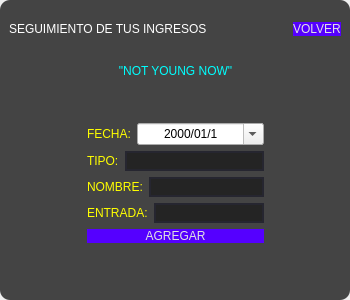
<?xml version="1.0" encoding="UTF-8"?>
<ui version="4.0">
 <class>MainWindow</class>
 <widget class="QMainWindow" name="MainWindow">
  <property name="geometry">
   <rect>
    <x>0</x>
    <y>0</y>
    <width>350</width>
    <height>300</height>
   </rect>
  </property>
  <property name="minimumSize">
   <size>
    <width>350</width>
    <height>300</height>
   </size>
  </property>
  <property name="maximumSize">
   <size>
    <width>400</width>
    <height>350</height>
   </size>
  </property>
  <property name="windowTitle">
   <string>MainWindow</string>
  </property>
  <widget class="QWidget" name="centralwidget">
   <layout class="QVBoxLayout" name="verticalLayout">
    <property name="leftMargin">
     <number>0</number>
    </property>
    <property name="topMargin">
     <number>0</number>
    </property>
    <property name="rightMargin">
     <number>0</number>
    </property>
    <property name="bottomMargin">
     <number>0</number>
    </property>
    <item>
     <widget class="QFrame" name="frame">
      <property name="styleSheet">
       <string notr="true">QFrame{
	background-color: rgb(68, 68, 68);
	border-radius: 10px;
}</string>
      </property>
      <property name="frameShape">
       <enum>QFrame::StyledPanel</enum>
      </property>
      <property name="frameShadow">
       <enum>QFrame::Raised</enum>
      </property>
      <layout class="QVBoxLayout" name="verticalLayout_2">
       <item>
        <widget class="QFrame" name="frame_superior">
         <property name="minimumSize">
          <size>
           <width>0</width>
           <height>40</height>
          </size>
         </property>
         <property name="maximumSize">
          <size>
           <width>16777215</width>
           <height>40</height>
          </size>
         </property>
         <property name="frameShape">
          <enum>QFrame::StyledPanel</enum>
         </property>
         <property name="frameShadow">
          <enum>QFrame::Raised</enum>
         </property>
         <layout class="QHBoxLayout" name="horizontalLayout">
          <property name="leftMargin">
           <number>0</number>
          </property>
          <property name="topMargin">
           <number>0</number>
          </property>
          <property name="rightMargin">
           <number>0</number>
          </property>
          <property name="bottomMargin">
           <number>0</number>
          </property>
          <item>
           <widget class="QLabel" name="label">
            <property name="styleSheet">
             <string notr="true">font: 63 italic 8pt &quot;Cascadia Mono SemiBold&quot;;
color: rgb(255, 255, 255);</string>
            </property>
            <property name="text">
             <string>SEGUIMIENTO DE TUS INGRESOS</string>
            </property>
           </widget>
          </item>
          <item>
           <spacer name="horizontalSpacer">
            <property name="orientation">
             <enum>Qt::Horizontal</enum>
            </property>
            <property name="sizeHint" stdset="0">
             <size>
              <width>43</width>
              <height>20</height>
             </size>
            </property>
           </spacer>
          </item>
          <item>
           <widget class="QPushButton" name="btnvolver">
            <property name="styleSheet">
             <string notr="true">QPushButton {
  padding: 0.5em 1.7em;
  margin: 0 0.1em 0.1em 0;
  border: 0.16em solid rgba(255, 255, 255, 0);
  background-color: rgb(85, 0, 255);
  border-radius: 15px;
  font-weight: 300;
  color: rgb(226, 226, 226);
  text-align: center;
  font: 63  10pt &quot;Segoe UI Variable Text Semibold&quot;;
}

QPushButton:hover {
	color: rgb(0, 0, 0);
	
	background-color: rgb(226, 226, 226);
	border-color: rgb(255, 255, 0);
}</string>
            </property>
            <property name="text">
             <string>VOLVER</string>
            </property>
           </widget>
          </item>
         </layout>
        </widget>
       </item>
       <item>
        <widget class="QFrame" name="frame_contenido">
         <property name="frameShape">
          <enum>QFrame::StyledPanel</enum>
         </property>
         <property name="frameShadow">
          <enum>QFrame::Raised</enum>
         </property>
         <layout class="QHBoxLayout" name="horizontalLayout_2">
          <property name="leftMargin">
           <number>0</number>
          </property>
          <property name="topMargin">
           <number>0</number>
          </property>
          <property name="rightMargin">
           <number>0</number>
          </property>
          <property name="bottomMargin">
           <number>0</number>
          </property>
          <item>
           <spacer name="horizontalSpacer_3">
            <property name="orientation">
             <enum>Qt::Horizontal</enum>
            </property>
            <property name="sizeHint" stdset="0">
             <size>
              <width>65</width>
              <height>20</height>
             </size>
            </property>
           </spacer>
          </item>
          <item>
           <widget class="QFrame" name="frame_2">
            <property name="minimumSize">
             <size>
              <width>0</width>
              <height>0</height>
             </size>
            </property>
            <property name="frameShape">
             <enum>QFrame::StyledPanel</enum>
            </property>
            <property name="frameShadow">
             <enum>QFrame::Raised</enum>
            </property>
            <layout class="QVBoxLayout" name="verticalLayout_3">
             <item>
              <widget class="QLabel" name="label_7">
               <property name="styleSheet">
                <string notr="true">font: 63 italic 14pt &quot;Cascadia Mono SemiBold&quot;;
color: rgb(0, 255, 255);</string>
               </property>
               <property name="text">
                <string>&quot;NOT YOUNG NOW&quot;</string>
               </property>
               <property name="alignment">
                <set>Qt::AlignCenter</set>
               </property>
              </widget>
             </item>
             <item>
              <spacer name="verticalSpacer">
               <property name="orientation">
                <enum>Qt::Vertical</enum>
               </property>
               <property name="sizeHint" stdset="0">
                <size>
                 <width>20</width>
                 <height>28</height>
                </size>
               </property>
              </spacer>
             </item>
             <item>
              <layout class="QHBoxLayout" name="horizontalLayout_7"/>
             </item>
             <item>
              <layout class="QHBoxLayout" name="horizontalLayout_3" stretch="0,1">
               <item>
                <widget class="QLabel" name="label_2">
                 <property name="styleSheet">
                  <string notr="true">font: 63 italic 8pt &quot;Cascadia Mono SemiBold&quot;;
color: rgb(255, 255, 0);</string>
                 </property>
                 <property name="text">
                  <string>FECHA:</string>
                 </property>
                 <property name="alignment">
                  <set>Qt::AlignLeading|Qt::AlignLeft|Qt::AlignVCenter</set>
                 </property>
                </widget>
               </item>
               <item>
                <widget class="QDateEdit" name="txttiempo">
                 <property name="styleSheet">
                  <string notr="true">QLineEdit{
	border: 2px solid rgb(38, 38, 48);
	border-radius: 25px;
	color: #fff;
	background-color: rgb(36, 36, 36);
}

QLineEdit:hover{
	border: 2px solid rgb(48, 50, 62)
}

QLineEdit:focus{
	border: 2px solid rgb(35, 218, 233)
}</string>
                 </property>
                 <property name="alignment">
                  <set>Qt::AlignCenter</set>
                 </property>
                 <property name="readOnly">
                  <bool>false</bool>
                 </property>
                 <property name="buttonSymbols">
                  <enum>QAbstractSpinBox::UpDownArrows</enum>
                 </property>
                 <property name="displayFormat">
                  <string>yyyy/MM/d</string>
                 </property>
                 <property name="calendarPopup">
                  <bool>true</bool>
                 </property>
                 <property name="timeSpec">
                  <enum>Qt::LocalTime</enum>
                 </property>
                </widget>
               </item>
              </layout>
             </item>
             <item>
              <layout class="QHBoxLayout" name="horizontalLayout_4">
               <item>
                <widget class="QLabel" name="label_3">
                 <property name="styleSheet">
                  <string notr="true">font: 63 italic 8pt &quot;Cascadia Mono SemiBold&quot;;
color: rgb(255, 255, 0);</string>
                 </property>
                 <property name="text">
                  <string>TIPO:</string>
                 </property>
                </widget>
               </item>
               <item>
                <widget class="QLineEdit" name="txttipo">
                 <property name="styleSheet">
                  <string notr="true">QLineEdit{
	border: 2px solid rgb(38, 38, 48);
	border-radius: 25px;
	color: #fff;
	background-color: rgb(36, 36, 36);
}

QLineEdit:hover{
	border: 2px solid rgb(48, 50, 62)
}

QLineEdit:focus{
	border: 2px solid rgb(35, 218, 233)
}</string>
                 </property>
                 <property name="alignment">
                  <set>Qt::AlignCenter</set>
                 </property>
                </widget>
               </item>
              </layout>
             </item>
             <item>
              <layout class="QHBoxLayout" name="horizontalLayout_5">
               <item>
                <widget class="QLabel" name="label_4">
                 <property name="styleSheet">
                  <string notr="true">font: 63 italic 8pt &quot;Cascadia Mono SemiBold&quot;;
color: rgb(255, 255, 0);</string>
                 </property>
                 <property name="text">
                  <string>NOMBRE:</string>
                 </property>
                </widget>
               </item>
               <item>
                <widget class="QLineEdit" name="txtnombre">
                 <property name="styleSheet">
                  <string notr="true">QLineEdit{
	border: 2px solid rgb(38, 38, 48);
	border-radius: 25px;
	color: #fff;
	background-color: rgb(36, 36, 36);
}

QLineEdit:hover{
	border: 2px solid rgb(48, 50, 62)
}

QLineEdit:focus{
	border: 2px solid rgb(35, 218, 233)
}</string>
                 </property>
                 <property name="alignment">
                  <set>Qt::AlignCenter</set>
                 </property>
                </widget>
               </item>
              </layout>
             </item>
             <item>
              <layout class="QHBoxLayout" name="horizontalLayout_6">
               <item>
                <widget class="QLabel" name="label_5">
                 <property name="styleSheet">
                  <string notr="true">font: 63 italic 8pt &quot;Cascadia Mono SemiBold&quot;;
color: rgb(255, 255, 0);</string>
                 </property>
                 <property name="text">
                  <string>ENTRADA:</string>
                 </property>
                </widget>
               </item>
               <item>
                <widget class="QLineEdit" name="txtentrada">
                 <property name="styleSheet">
                  <string notr="true">QLineEdit{
	border: 2px solid rgb(38, 38, 48);
	border-radius: 25px;
	color: #fff;
	background-color: rgb(36, 36, 36);
}

QLineEdit:hover{
	border: 2px solid rgb(48, 50, 62)
}

QLineEdit:focus{
	border: 2px solid rgb(35, 218, 233)
}</string>
                 </property>
                 <property name="alignment">
                  <set>Qt::AlignCenter</set>
                 </property>
                </widget>
               </item>
              </layout>
             </item>
             <item>
              <widget class="QPushButton" name="btnagregar">
               <property name="styleSheet">
                <string notr="true">QPushButton {
  padding: 0.5em 1.7em;
  margin: 0 0.1em 0.1em 0;
  border: 0.16em solid rgba(255, 255, 255, 0);
  background-color: rgb(85, 0, 255);
  border-radius: 15px;
  font-weight: 300;
  color: rgb(226, 226, 226);
  text-align: center;
  font: 63  10pt &quot;Segoe UI Variable Text Semibold&quot;;
}

QPushButton:hover {
	color: rgb(0, 0, 0);
	
	background-color: rgb(226, 226, 226);
	border-color: rgb(255, 255, 0);
}</string>
               </property>
               <property name="text">
                <string>AGREGAR</string>
               </property>
              </widget>
             </item>
             <item>
              <spacer name="verticalSpacer_2">
               <property name="orientation">
                <enum>Qt::Vertical</enum>
               </property>
               <property name="sizeHint" stdset="0">
                <size>
                 <width>20</width>
                 <height>29</height>
                </size>
               </property>
              </spacer>
             </item>
            </layout>
           </widget>
          </item>
          <item>
           <spacer name="horizontalSpacer_2">
            <property name="orientation">
             <enum>Qt::Horizontal</enum>
            </property>
            <property name="sizeHint" stdset="0">
             <size>
              <width>65</width>
              <height>20</height>
             </size>
            </property>
           </spacer>
          </item>
         </layout>
        </widget>
       </item>
      </layout>
     </widget>
    </item>
   </layout>
  </widget>
 </widget>
 <resources/>
 <connections/>
</ui>
